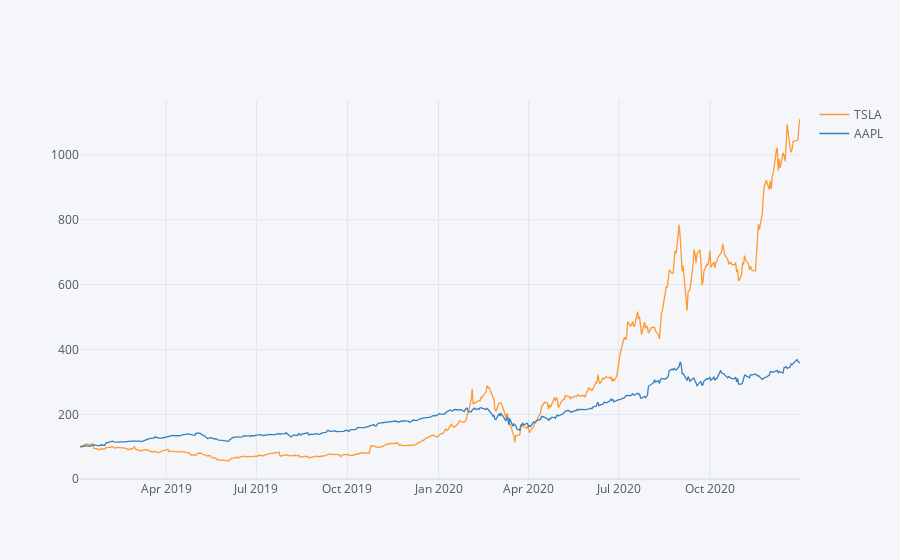

The notebook cell saved with this chart:
### Code cell
actifs[['TSLA','AAPL']].normalize().iplot(kind='lines')

### Figure 1 — Plotly figure (JSON) as saved in the notebook; plotly's stock layout.template omitted (floating-point values rounded to 4 significant figures; data arrays with more than 128 entries replaced by an {"elided": "..."} marker saying what was removed)
{"data": [{"line": {"color": "rgba(255, 153, 51, 1.0)", "dash": "solid", "shape": "linear", "width": 1.3}, "mode": "lines", "name": "TSLA", "text": "", "type": "scatter", "x": {"elided": "503 str values"}, "y": {"elided": "503 float values"}}, {"line": {"color": "rgba(55, 128, 191, 1.0)", "dash": "solid", "shape": "linear", "width": 1.3}, "mode": "lines", "name": "AAPL", "text": "", "type": "scatter", "x": {"elided": "503 str values"}, "y": {"elided": "503 float values"}}], "layout": {"legend": {"bgcolor": "#F5F6F9", "font": {"color": "#4D5663"}}, "paper_bgcolor": "#F5F6F9", "plot_bgcolor": "#F5F6F9", "title": {"font": {"color": "#4D5663"}}, "xaxis": {"gridcolor": "#E1E5ED", "showgrid": true, "tickfont": {"color": "#4D5663"}, "title": {"font": {"color": "#4D5663"}, "text": ""}, "zerolinecolor": "#E1E5ED"}, "yaxis": {"gridcolor": "#E1E5ED", "showgrid": true, "tickfont": {"color": "#4D5663"}, "title": {"font": {"color": "#4D5663"}, "text": ""}, "zerolinecolor": "#E1E5ED"}}}
